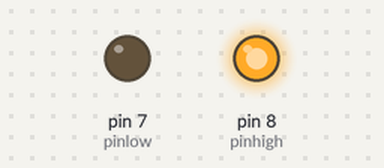
A sketch run on a simulated Arduino Uno, built with avr-gcc and run on an emulated ATmega328P. Shown: output pins drawn as LEDs (lit = HIGH).

Above: at 0.1 s.
Timing chart, 0 to 1.6 s (numbered marks = the images above):
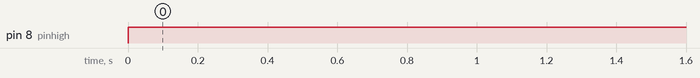

Measured:
- by itself, pin 8 (pinhigh): LOW → HIGH at 0.00 s

The sketch:

Car_Test.ino
```cpp
int pinhigh = 8;
int pinlow = 7;

void setup() {
  pinMode(pinhigh, OUTPUT);
  pinMode(pinlow, OUTPUT);

}

void loop() {
  // put your main code here, to run repeatedly:
  digitalWrite(pinhigh, HIGH);
  digitalWrite(pinlow, LOW);

  //delay (5000);

  /*digitalWrite(pinhigh, LOW);
  digitalWrite(pinlow, HIGH);

  delay(5000);*/

}
```
